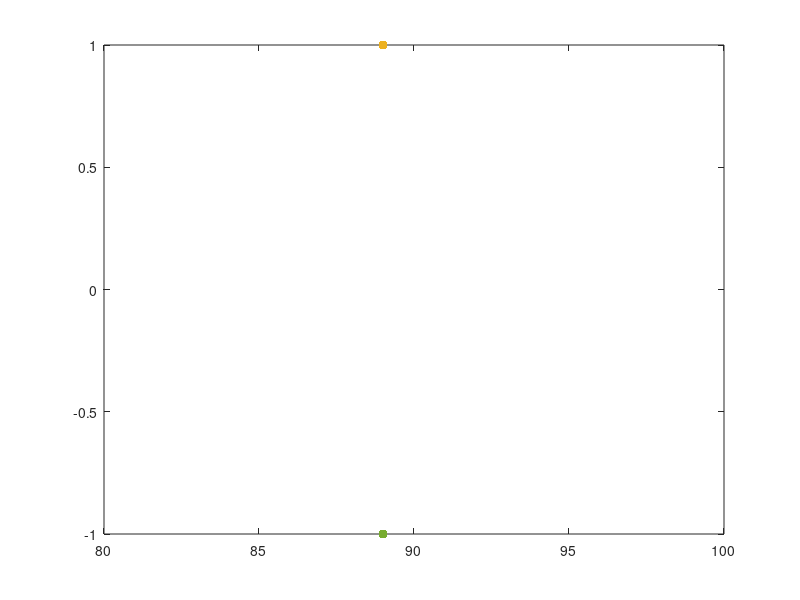

The MATLAB script that drew this image: (Note: this script raises an error after producing the figure.)
clc, close all, clear variables, clear sound
samplerate = 44100;
f = 500;
p = 1/f;
spp = samplerate*p;
N = ceil(spp); %# of points
x = 0:N-1;
y = square(2.*pi.*f.*x/samplerate);
y = repmat(y,1,1); 

ratio = 1.25;

%graph
figure()
plot(length(y),y,'.-','MarkerSize',20)
hold on
y_new = pitch_shift_Npt_linterp(y,ratio,false);
plot(0:length(y_new)-1,y_new,'.-','MarkerSize',20)
 
fprintf("ylen = %d, y_newlen = %d\n\n",length(y),length(y_new))


%play
volume = 10;
volpeakpoint = 100/volume;
y_toplay = [volpeakpoint repmat(y,1,ceil(samplerate*1.5/length(y)))];
fprintf("Playing original 1.5s...\n");
soundsc(y_toplay,(samplerate))
pause
clear sound, clear sounds;
y_toplay = [volpeakpoint repmat(y_new,1,ceil(samplerate*1.5/length(y_new)))];
fprintf("Playing pitch shifted 1.5s...\n\n");
soundsc(y_toplay,(samplerate))

function y_new = pitch_shift_Npt_linterp(y,ratio,retain_length)
%pitch shifts N points by a ratio through stretch or compress
%will create discontinuities/jumps with retain_length, iffy behavior
%try and clean this up later?
    if(ratio == 1 || ratio <= 0) %handle bad cases
        y_new = y;
        return;
    end
    y_to_interp = repmat(y,1,ceil(1/ratio)); %have enough periods avail
    if(ratio < 1)
        y_to_interp = y_to_interp(1:round(length(y)/ratio));
    end
    x_new = (0:length(y_to_interp)-1).*ratio; %new dx to interp
    y_new = interp1(0:length(x_new)-1,y_to_interp,x_new);
    y_new(isnan(y_new)) = [];
    if(length(y_new) < length(y))
        y_new = repmat(y_new,1,ceil(length(y)/length(y_new)));
        y_new = y_new(1:round(length(y)/ratio));
    end
    if(retain_length)
        y_new(isnan(y_new)) = [];
        y_new = repmat(y_new,1,ceil(length(y)/length(y_new)));
        y_new = y_new(1:length(y)); %only use first N points
    end
    y_new(isnan(y_new)) = []; %remove null points
end
